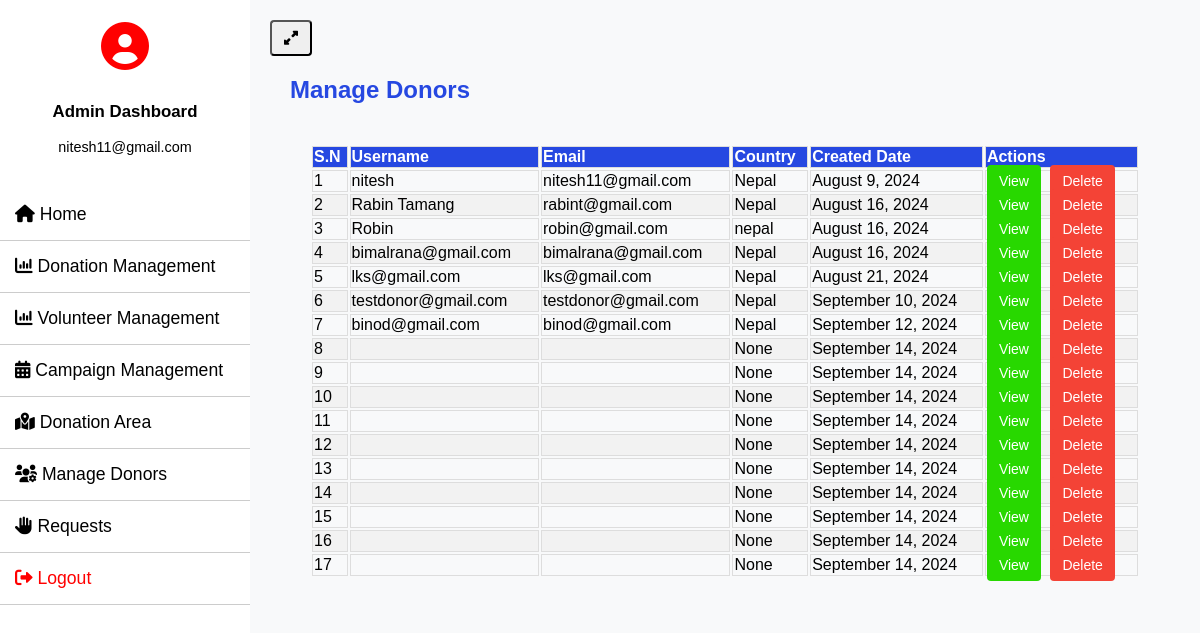
/manage_donors/ (signed in), run on the app's committed database.
### donor_management/models.py (models this page shows, shortened)
class Donor(models.Model):
    user = models.ForeignKey(User, on_delete=models.CASCADE, null=True)
    phone_number = models.CharField(max_length=15, null=True)
    address = models.CharField(max_length=100, null=True)
    district = models.CharField(max_length=100, null=True)
    country = models.CharField(max_length=100, null=True)
    created_at = models.DateTimeField(auto_now_add=True)
    amount_donated = models.DecimalField(max_digits=10, decimal_places=2, null=True)
    campaign = models.ForeignKey(Campaign, on_delete=models.CASCADE, related_name='donors', null=True)
    updated_at = models.DateTimeField(auto_now=True)

### Charity_Project/views.py (the view)
# urls.py: path('manage_donors/', manage_donors, name='manage_donors'),
@login_required
def manage_donors(request):
    if not request.user.is_authenticated:
        return redirect('admin_login')
    donors = Donor.objects.all()
    return render(request, 'manage_donors.html',  locals())

### Charity_Project/templates/manage_donors.html (shortened to what this page needs)
{% extends 'admin_base.html' %}
{% block content %}
<div class="navbar">
    <h2>Manage Donors</h2>
</div>
<main>
    {% if donors %}
        <table class="table" id="example">
            <thead>
                <tr>
                    <th>S.N</th>
                    <th>Username</th>
                    <th>Email</th>
                    <th>Country</th>
                    <th>Created Date</th>
                    <th>Actions</th>
                </tr>
            </thead>
            <tbody>
                {% for donor in donors %}
                <tr>
                    <td>{{ forloop.counter }}</td>
                    <td>{{ donor.user.username }}</td>
                    <td>{{ donor.user.email }}</td>
                    <td>{{ donor.country }}</td>
                    <td>{{ donor.created_at|date:"F j, Y" }}</td>
                    <td>
                        <a href="{% url 'view_donors_details' donor.id %}" class="btn btn-edit">View</a>
                        <form action="" method="POST" style="display:inline;">
                            <a href="{% url 'delete_donors' donor.id %}" class="btn btn-delete" onclick="return confirm('Are you sure you want to delete this area?');">Delete</a>
                    </form>
                    </td>
                </tr>
                {% endfor %}
            </tbody>
        </table>
    {% else %}
        <div class="alert">
            No donors found.
        </div>
    {% endif %}
</main>
{% endblock %}

### Charity_Project/templates/admin_base.html (shortened to what this page needs)
<!DOCTYPE html>
<html lang="en">
<head>
    <link rel="stylesheet" href="https://cdnjs.cloudflare.com/ajax/libs/font-awesome/6.0.0-beta3/css/all.min.css">
</head>
<body>
    <div class="wrapper">
        <nav id="sidebar">
            <div class="sidebar-header">
                <div class="user-icon">
                    <i class="fas fa-user-circle" style="color: red;"></i>
                </div>
                <div class="user-info">
                    <h3>Admin Dashboard</h3>
                    <p>{{ request.user.email }}</p>
                </div>
            </div>
            <ul class="list-unstyled components">
                <li><a href="{% url 'admin_home' %}"> <i class="fa-solid fa-home"></i> Home</a></li>
                <li class="dropdown">
                    <a href="#" class="dropdown-toggle"><i class="fa-solid fa-chart-column"></i> Donation Management</a>
                </li>
                <li class="dropdown">
                    <a href="#" class="dropdown-toggle"><i class="fa-solid fa-chart-column"></i> Volunteer Management</a>
                </li>
                <li class="dropdown">
                    <a href="#" class="dropdown-toggle"><i class="fa-solid fa-calendar-days"></i> Campaign Management</a>
                </li>
                <li class="dropdown">
                    <a href="#" class="dropdown-toggle"><i class="fa-solid fa-map-location-dot"></i> Donation Area</a>
                </li>
                <li><a href="{% url 'manage_donors' %}"> <i class="fa-solid fa-users-gear"></i> Manage Donors</a></li>
                <li class="dropdown">
                    <a href="#" class="dropdown-toggle"><i class="fa-solid fa-hand"></i> Requests</a>
                </li>
                <li><a href="{% url 'logout' %}" style="color: red;"><i class="fa-solid fa-right-from-bracket" style="color: red;"></i> Logout</a></li>
            </ul>
        </nav>
        <div id="content">
            <nav class="navbar navbar-expand-lg navbar-light bg-light">
                <div class="container-fluid">
                    <button type="button" id="sidebarCollapse" class="btn btn-info" style="color:black">
                        <i class="fa-solid fa-up-right-and-down-left-from-center"></i>
                    </button>
                </div>
            </nav>
            <main>
                {% block content %}{% endblock %}
            </main>
        </div>
    </div>
    <link rel="stylesheet" href="https://cdn.datatables.net/2.1.3/css/dataTables.dataTables.css">
    <link rel="stylesheet" href="https://cdn.datatables.net/buttons/3.1.1/css/buttons.dataTables.css">
</body>
</html>

### Charity_Project/templates/manage_donors.html (style rules this page uses)
.navbar h2 { color: #2648e1; font-size: 24px; margin: 0; }
main { padding: 20px; background: transparent; min-height: calc(100vh - 56px); overflow-x: auto; }
.table { width: 100%; margin-top: 20px; }
.table th, .table td { border: 1px solid #ddd; text-align: left; font-size: 16px; }
.table th { background-color: #2648e1; color: #fff; }
.table tbody tr:nth-child(even) { background-color: #f2f2f2; }
.btn { padding: 8px 12px; border-radius: 4px; color: white; text-decoration: none; font-size: 14px; transition: background-color 0.3s ease; }
.btn-edit { background-color: #28d800; margin-right: 5px; }
.btn-delete { background-color: #f44336; }

### Charity_Project/templates/admin_base.html (style rules this page uses)
body { font-family: 'Arial', sans-serif; background-color: #f8f9fa; margin: 0; padding: 0; overflow-x: hidden; }
.wrapper { display: flex; width: 100%; transition: margin-left 0.3s; }
#sidebar { min-width: 250px; max-width: 250px; background: #ffffff; color: #000000; transition: all 0.3s; position: fixed; height: 100%; overflow: auto; z-index: 1000; }
#sidebar .sidebar-header { padding: 20px; background: #ffffff; display: flex; align-items: center; justify-content: center; flex-direction: column; text-align: center; }
#sidebar .sidebar-header .user-icon { font-size: 3em; margin-bottom: 10px; color: #000000; }
#sidebar .sidebar-header .user-info { color: #000000; font-size: 0.9em; }
#sidebar ul.components { padding: 0; list-style: none; margin: 0; }
#sidebar ul li { border-bottom: 1px solid #cccccc; position: relative; }
#sidebar ul li a { padding: 15px; display: block; color: #000000; text-decoration: none; font-size: 1.1em; transition: background 0.3s; }
#content { width: 100%; padding: 20px; min-height: 100vh; transition: all 0.3s; margin-left: 250px; }

### data on the page
Donor: user.username "nitesh", user.email "nitesh11@gmail.com", country "Nepal", created_at "August 9, 2024"
Donor: user.username "Rabin Tamang", user.email "rabint@gmail.com", country "Nepal", created_at "August 16, 2024"
Donor: user.username "Robin", user.email "robin@gmail.com", country "nepal", created_at "August 16, 2024"
Donor: user.username "bimalrana@gmail.com", user.email "bimalrana@gmail.com", country "Nepal", created_at "August 16, 2024"
Donor: user.username "lks@gmail.com", user.email "lks@gmail.com", country "Nepal", created_at "August 21, 2024"
Donor: user.username "testdonor@gmail.com", user.email "testdonor@gmail.com", country "Nepal", created_at "September 10, 2024"
Donor: user.username "binod@gmail.com", user.email "binod@gmail.com", country "Nepal", created_at "September 12, 2024"
Donor: country "None", created_at "September 14, 2024"
Donor: country "None", created_at "September 14, 2024"
Donor: country "None", created_at "September 14, 2024"
Donor: country "None", created_at "September 14, 2024"
Donor: country "None", created_at "September 14, 2024"
Donor: country "None", created_at "September 14, 2024"
Donor: country "None", created_at "September 14, 2024"
Donor: country "None", created_at "September 14, 2024"
Donor: country "None", created_at "September 14, 2024"
Donor: country "None", created_at "September 14, 2024"

### other printed values
{{ request.user.email }} "nitesh11@gmail.com"
